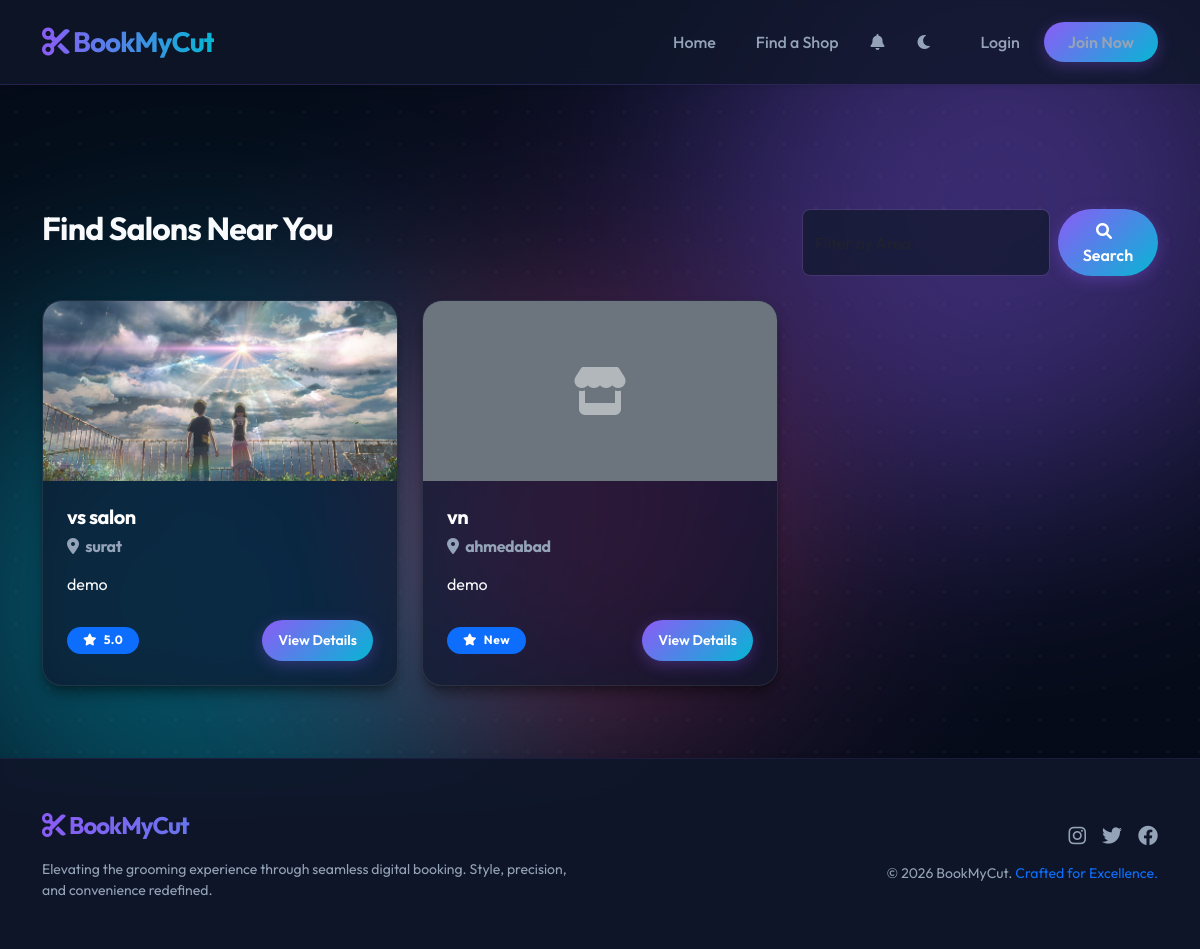
The page /shops on the database as committed earlier.
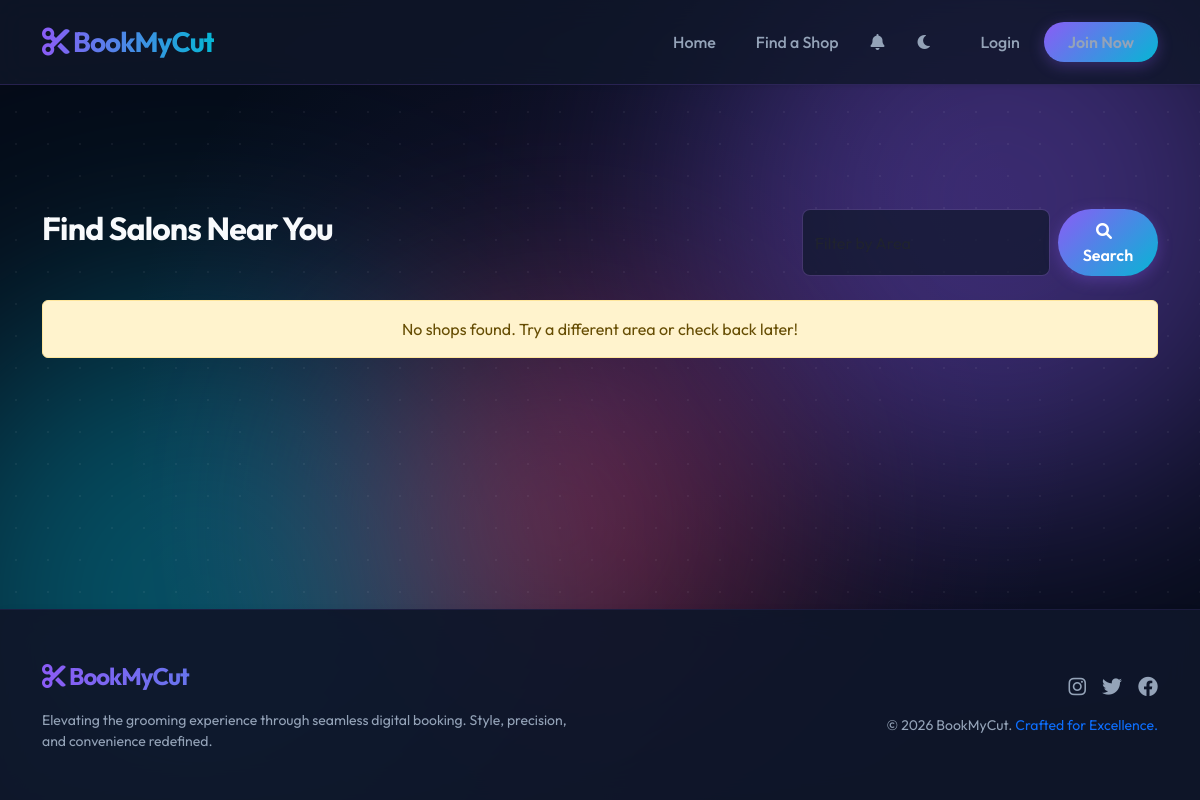
The same page on the database as committed later.
### tables this page shows
CREATE TABLE shops (
    id INTEGER PRIMARY KEY AUTOINCREMENT,
    owner_id INTEGER NOT NULL,
    name VARCHAR(100) NOT NULL,
    area VARCHAR(100) NOT NULL,
    address TEXT NOT NULL,
    description TEXT,
    contact_number VARCHAR(20),
    shop_image VARCHAR(255),
    created_at TIMESTAMP DEFAULT (datetime('now', 'localtime')),
    FOREIGN KEY (owner_id) REFERENCES users(id) ON DELETE CASCADE
);

### app.py (the view, shortened to what this page needs)
@app.route('/shops')
def list_shops():
    cursor = get_db_cursor()
    area_filter = request.args.get('area', '').strip()
    cursor.execute('SELECT DISTINCT area FROM shops WHERE area IS NOT NULL')
    all_areas = [row['area'] for row in cursor.fetchall()]
    for area in all_areas:
        search_index.insert(area)
    query = 'SELECT * FROM shops'
    params = ()
    cursor.execute(query, params)
    shops = [dict(row) for row in cursor.fetchall()]
    for shop in shops:
         cursor.execute('SELECT AVG(rating) as avg_rating FROM reviews WHERE shop_id = ?', (shop['id'],))
         res = cursor.fetchone()
         shop['rating'] = round(res['avg_rating'], 1) if res['avg_rating'] else 'New'
    return render_template('shops.html', shops=shops, all_areas=all_areas, area_filter=area_filter)

### app.py (called while the page is built)
def get_db_cursor():
    return db.connection.cursor()

def is_logged_in():
    return 'loggedin' in session

@app.context_processor
def inject_shop_status():
    unread_count = 0
    if is_logged_in():
        from flask import g
        cursor = get_db_cursor()
        cursor.execute("SELECT COUNT(*) as count FROM notifications WHERE user_id = ? AND is_read = FALSE", (session['id'],))
        res = cursor.fetchone()
        unread_count = res['count'] if res else 0
    if is_logged_in() and is_owner():
        cursor = get_db_cursor()
        cursor.execute('SELECT id FROM shops WHERE owner_id = ?', (session['id'],))
        shop = cursor.fetchone()
        return {'owner_has_shop': shop is not None, 'owner_shop_id': shop['id'] if shop else None, 'unread_notifications': unread_count}
    return {'owner_has_shop': False, 'owner_shop_id': None, 'unread_notifications': unread_count}

    @property
    def connection(self):
        if 'db_conn' not in g:
            g.db_conn = sqlite3.connect(self.db_path)
            g.db_conn.row_factory = sqlite3.Row
            g.db_conn.execute("PRAGMA foreign_keys = ON")
        return g.db_conn

    def insert(self, word):
        if not word: return
        node = self.root
        for char in word.lower():
            if char not in node.children:
                node.children[char] = TrieNode()
            node = node.children[char]
        node.is_end_of_word = True

### templates/shops.html (shortened to what this page needs)
{% extends 'base.html' %}
{% block content %}
<div class="row mb-4">
    <div class="col-md-8">
        <h2>Find Salons Near You</h2>
    </div>
    <div class="col-md-4">
        <form action="{{ url_for('list_shops') }}" method="get" class="d-flex">
            <input class="form-control me-2" type="search" name="area" placeholder="Filter by Area" aria-label="Search"
                list="area-list" value="{{ area_filter or '' }}">
            <button class="btn btn-primary rounded-pill px-4" type="submit">
                <i class="fas fa-search me-2"></i> Search
            </button>
        </form>
    </div>
</div>
<div class="row">
    {% for shop in shops %}
    <div class="col-md-4 mb-4">
        <div class="glass-card h-100 p-0 overflow-hidden fade-in">
            {% if shop.shop_image %}
            <img src="{{ url_for('static', filename='uploads/shop_pics/' + shop.shop_image) }}" class="card-img-top"
                alt="{{ shop.name }}" style="height: 180px; object-fit: cover;">
            {% else %}
            <div class="card-img-top bg-secondary d-flex align-items-center justify-content-center"
                style="height: 180px;">
                <i class="fas fa-store fa-3x text-light opacity-50"></i>
            </div>
            {% endif %}
            <div class="card-body p-4">
                <h5 class="fw-bold text-white mb-2">{{ shop.name }}</h5>
                <h6 class="text-muted mb-3"><i class="fas fa-map-marker-alt me-1"></i> {{ shop.area }}</h6>
                <p class="text-light text-truncate mb-4">{{ shop.description }}</p>
                <div class="d-flex justify-content-between align-items-center">
                    <span class="badge bg-primary px-3 rounded-pill"><i class="fas fa-star me-1"></i> {{ shop.rating
                        }}</span>
                    <a href="{{ url_for('shop_details', shop_id=shop.id) }}"
                        class="btn btn-primary btn-sm rounded-pill px-3">View Details</a>
                </div>
            </div>
        </div>
    </div>
    {% else %}
    <div class="col-12">
        <div class="alert alert-warning text-center">
            No shops found. Try a different area or check back later!
        </div>
    </div>
    {% endfor %}
</div>
{% endblock %}

### templates/base.html (shortened to what this page needs)
<!DOCTYPE html>
<html lang="en">
<head>
    <link href="https://cdn.jsdelivr.net/npm/bootstrap@5.3.0/dist/css/bootstrap.min.css" rel="stylesheet">
    <link rel="stylesheet" href="{{ url_for('static', filename='css/style.css') }}">
    <link rel="stylesheet" href="https://cdnjs.cloudflare.com/ajax/libs/font-awesome/6.0.0/css/all.min.css">
    <link rel="stylesheet" href="https://cdn.jsdelivr.net/npm/flatpickr/dist/flatpickr.min.css">
    <link rel="stylesheet" href="https://cdn.jsdelivr.net/npm/flatpickr/dist/themes/dark.css">
</head>
<body>
    <div class="aurora-background-container">
        <div class="aurora-blob aurora-blob-1"></div>
        <div class="aurora-blob aurora-blob-2"></div>
        <div class="aurora-blob aurora-blob-3"></div>
    </div>
    <div class="dot-grid"></div>
    <div class="mouse-follower-bg"></div>
    {% if request.endpoint in ['login', 'register'] %}
    {% include 'includes/nav_auth.html' %}
    {% elif session.loggedin %}
    {% include 'includes/nav_dashboard.html' %}
    {% else %}
    {% include 'includes/nav_main.html' %}
    {% endif %}
    <div class="container content-wrapper">
    </div>
    <main class="container mt-4 pb-5">
        {% block content %}{% endblock %}
    </main>
    <footer class="text-white py-5 mt-auto glass-card rounded-0 border-0 border-top"
        style="background: rgba(15, 23, 42, 0.9); border-color: rgba(139, 92, 246, 0.1) !important;">
        <div class="container">
            <div class="row align-items-center">
                <div class="col-md-6 text-center text-md-start mb-4 mb-md-0">
                    <a class="navbar-brand d-flex align-items-center fw-bold fs-4 mb-3" href="{{ url_for('index') }}"
                        style="letter-spacing: -1px;">
                        <span class="text-primary me-1"><i class="fas fa-cut"></i></span>
                        <span class="text-white">BookMy<span class="text-primary">Cut</span></span>
                    </a>
                    <p class="text-muted small mb-0">Elevating the grooming experience through seamless digital booking.
                        Style, precision, and convenience redefined.</p>
                </div>
                <div class="col-md-6 text-center text-md-end">
                    <div class="d-flex justify-content-center justify-content-md-end gap-3 mb-3">
                        <a href="#" class="text-muted hover-primary"><i class="fab fa-instagram fa-lg"></i></a>
                        <a href="#" class="text-muted hover-primary"><i class="fab fa-twitter fa-lg"></i></a>
                        <a href="#" class="text-muted hover-primary"><i class="fab fa-facebook fa-lg"></i></a>
                    </div>
                    <p class="mb-0 text-muted small">&copy; 2026 BookMyCut. <span class="text-primary">Crafted for
                            Excellence.</span></p>
                </div>
            </div>
        </div>
    </footer>
</body>
</html>

### templates/includes/nav_main.html (shortened to what this page needs)
<nav class="navbar navbar-expand-lg navbar-dark fixed-top glass-card border-0 border-bottom rounded-0 py-3 shadow-sm"
    style="background: rgba(15, 23, 42, 0.8) !important; backdrop-filter: blur(15px); border-color: rgba(139, 92, 246, 0.2) !important;">
    <div class="container">
        <a class="navbar-brand d-flex align-items-center fw-bold fs-3" href="{{ url_for('index') }}"
            style="letter-spacing: -1px;">
            <span class="text-primary me-1"><i class="fas fa-cut"></i></span>
            <span class="text-white">BookMy<span class="text-primary">Cut</span></span>
        </a>
        <div class="collapse navbar-collapse" id="navbarNav">
            <ul class="navbar-nav ms-auto align-items-center gap-2">
                <li class="nav-item">
                    <a class="nav-link px-3" href="{{ url_for('index') }}">Home</a>
                </li>
                <li class="nav-item">
                    <a class="nav-link px-3" href="{{ url_for('list_shops') }}">Find a Shop</a>
                </li>
                <li class="nav-item">
                    <a class="nav-link px-2 position-relative inbox-link" href="{{ url_for('inbox') }}"
                        title="Notifications">
                        <i class="fas fa-bell"></i>
                    </a>
                </li>
                <li class="nav-item ms-lg-2">
                    <button class="btn btn-link nav-link px-2 border-0 shadow-none theme-toggle-btn"
                        onclick="toggleTheme()" title="Toggle Theme">
                        <i class="fas fa-moon theme-toggle-icon"></i>
                    </button>
                </li>
                {% if not session.loggedin %}
                <li class="nav-item ms-lg-3 mt-3 mt-lg-0">
                    <a class="nav-link px-3" href="{{ url_for('login') }}">Login</a>
                </li>
                <li class="nav-item">
                    <a class="nav-link btn btn-primary px-4 py-2 rounded-pill shadow-xl card-hover-effect"
                        href="{{ url_for('register') }}">
                        Join Now
                    </a>
                </li>
                {% endif %}
            </ul>
        </div>
    </div>
</nav>

Rows that differ between the two databases and show on the page:
removed shops: shop_image (picture), name "vs salon", area "surat", description "demo", rating "5.0"
removed shops: name "vn", area "ahmedabad", description "demo", rating "New"
Other text that changed with them:
text now shown: "No shops found. Try a different area or check back later!"
